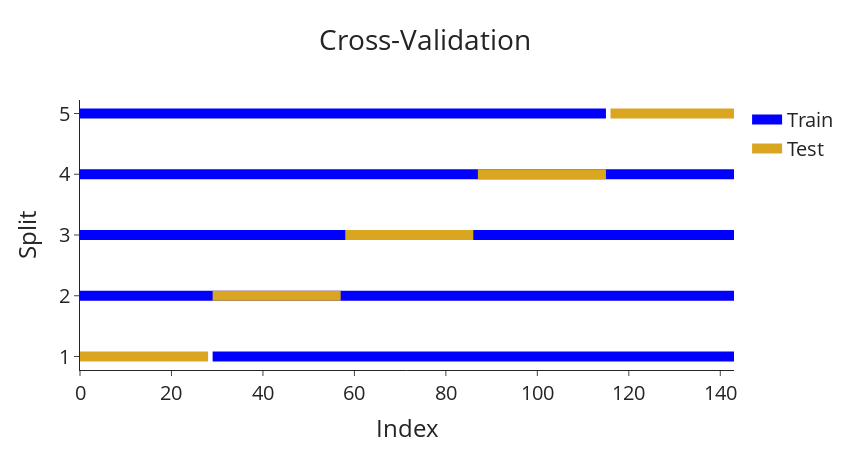

Write notebook code for a chart like this one.
### Markdown cell above
Cross-validation is a method to determine the best performing model and parameters through training and testing the model on different portions of the data. The most common and basic approach is the classic train-test split. This is where we split our data into a training set that is used to fit our model and then evaluated it on the test set.

This idea can be taken one step further by carrying out the train-test split numerous times by varying the data we train and test on. This process is cross-validation as we are using every row of data for both training and evaluation to ensure we choose the most robust model over all the possible available data.

### Code cell
# Import packages
import plotly.graph_objects as go
import pandas as pd
from sklearn.model_selection import KFold


def plot_cross_val(n_splits: int,
                   splitter_func,
                   df: pd.DataFrame,
                   title_text: str) -> None:
  
    """Function to plot the cross validation of various
    sklearn splitter objects."""

    split = 1
    plot_data = []

    for train_index, valid_index in splitter_func(n_splits=n_splits).split(df):
        plot_data.append([train_index, 'Train', f'{split}'])
        plot_data.append([valid_index, 'Test', f'{split}'])
        split += 1

    plot_df = pd.DataFrame(plot_data,
                           columns=['Index', 'Dataset', 'Split'])\
                           .explode('Index')

    fig = go.Figure()
    for _, group in plot_df.groupby('Split'):
        fig.add_trace(go.Scatter(x=group['Index'].loc[group['Dataset'] == 'Train'],
                                 y=group['Split'].loc[group['Dataset'] == 'Train'],
                                 name='Train',
                                 line=dict(color="blue", width=10)
                                 ))
        fig.add_trace(go.Scatter(x=group['Index'].loc[group['Dataset'] == 'Test'],
                                 y=group['Split'].loc[group['Dataset'] == 'Test'],
                                 name='Test',
                                 line=dict(color="goldenrod", width=10)
                                 ))

    fig.update_layout(template="simple_white", font=dict(size=20),
                      title_text=title_text, title_x=0.5, width=850,
                      height=450, xaxis_title='Index', yaxis_title='Split')

    legend_names = set()
    fig.for_each_trace(
        lambda trace:
        trace.update(showlegend=False)
        if (trace.name in legend_names) else legend_names.add(trace.name))

    return fig.show()
  
# Read in the data
data = pd.read_csv('AirPassengers.csv')
data['Month'] = pd.to_datetime(data['Month'])

# Plot the cross validation
plot_cross_val(n_splits=5,
              splitter_func=KFold,
              df=data,
              title_text='Cross-Validation')

### Figure 1 — Plotly figure (JSON) as saved in the notebook; plotly's stock layout.template omitted (floating-point values rounded to 4 significant figures)
{"data": [{"line": {"color": "blue", "width": 10}, "name": "Train", "type": "scatter", "x": [29, 30, 31, 32, 33, 34, 35, 36, 37, 38, 39, 40, 41, 42, 43, 44, 45, 46, 47, 48, 49, 50, 51, 52, 53, 54, 55, 56, 57, 58, 59, 60, 61, 62, 63, 64, 65, 66, 67, 68, 69, 70, 71, 72, 73, 74, 75, 76, 77, 78, 79, 80, 81, 82, 83, 84, 85, 86, 87, 88, 89, 90, 91, 92, 93, 94, 95, 96, 97, 98, 99, 100, 101, 102, 103, 104, 105, 106, 107, 108, 109, 110, 111, 112, 113, 114, 115, 116, 117, 118, 119, 120, 121, 122, 123, 124, 125, 126, 127, 128, 129, 130, 131, 132, 133, 134, 135, 136, 137, 138, 139, 140, 141, 142, 143], "y": ["1", "1", "1", "1", "1", "1", "1", "1", "1", "1", "1", "1", "1", "1", "1", "1", "1", "1", "1", "1", "1", "1", "1", "1", "1", "1", "1", "1", "1", "1", "1", "1", "1", "1", "1", "1", "1", "1", "1", "1", "1", "1", "1", "1", "1", "1", "1", "1", "1", "1", "1", "1", "1", "1", "1", "1", "1", "1", "1", "1", "1", "1", "1", "1", "1", "1", "1", "1", "1", "1", "1", "1", "1", "1", "1", "1", "1", "1", "1", "1", "1", "1", "1", "1", "1", "1", "1", "1", "1", "1", "1", "1", "1", "1", "1", "1", "1", "1", "1", "1", "1", "1", "1", "1", "1", "1", "1", "1", "1", "1", "1", "1", "1", "1", "1"]}, {"line": {"color": "goldenrod", "width": 10}, "name": "Test", "type": "scatter", "x": [0, 1, 2, 3, 4, 5, 6, 7, 8, 9, 10, 11, 12, 13, 14, 15, 16, 17, 18, 19, 20, 21, 22, 23, 24, 25, 26, 27, 28], "y": ["1", "1", "1", "1", "1", "1", "1", "1", "1", "1", "1", "1", "1", "1", "1", "1", "1", "1", "1", "1", "1", "1", "1", "1", "1", "1", "1", "1", "1"]}, {"line": {"color": "blue", "width": 10}, "name": "Train", "showlegend": false, "type": "scatter", "x": [0, 1, 2, 3, 4, 5, 6, 7, 8, 9, 10, 11, 12, 13, 14, 15, 16, 17, 18, 19, 20, 21, 22, 23, 24, 25, 26, 27, 28, 58, 59, 60, 61, 62, 63, 64, 65, 66, 67, 68, 69, 70, 71, 72, 73, 74, 75, 76, 77, 78, 79, 80, 81, 82, 83, 84, 85, 86, 87, 88, 89, 90, 91, 92, 93, 94, 95, 96, 97, 98, 99, 100, 101, 102, 103, 104, 105, 106, 107, 108, 109, 110, 111, 112, 113, 114, 115, 116, 117, 118, 119, 120, 121, 122, 123, 124, 125, 126, 127, 128, 129, 130, 131, 132, 133, 134, 135, 136, 137, 138, 139, 140, 141, 142, 143], "y": ["2", "2", "2", "2", "2", "2", "2", "2", "2", "2", "2", "2", "2", "2", "2", "2", "2", "2", "2", "2", "2", "2", "2", "2", "2", "2", "2", "2", "2", "2", "2", "2", "2", "2", "2", "2", "2", "2", "2", "2", "2", "2", "2", "2", "2", "2", "2", "2", "2", "2", "2", "2", "2", "2", "2", "2", "2", "2", "2", "2", "2", "2", "2", "2", "2", "2", "2", "2", "2", "2", "2", "2", "2", "2", "2", "2", "2", "2", "2", "2", "2", "2", "2", "2", "2", "2", "2", "2", "2", "2", "2", "2", "2", "2", "2", "2", "2", "2", "2", "2", "2", "2", "2", "2", "2", "2", "2", "2", "2", "2", "2", "2", "2", "2", "2"]}, {"line": {"color": "goldenrod", "width": 10}, "name": "Test", "showlegend": false, "type": "scatter", "x": [29, 30, 31, 32, 33, 34, 35, 36, 37, 38, 39, 40, 41, 42, 43, 44, 45, 46, 47, 48, 49, 50, 51, 52, 53, 54, 55, 56, 57], "y": ["2", "2", "2", "2", "2", "2", "2", "2", "2", "2", "2", "2", "2", "2", "2", "2", "2", "2", "2", "2", "2", "2", "2", "2", "2", "2", "2", "2", "2"]}, {"line": {"color": "blue", "width": 10}, "name": "Train", "showlegend": false, "type": "scatter", "x": [0, 1, 2, 3, 4, 5, 6, 7, 8, 9, 10, 11, 12, 13, 14, 15, 16, 17, 18, 19, 20, 21, 22, 23, 24, 25, 26, 27, 28, 29, 30, 31, 32, 33, 34, 35, 36, 37, 38, 39, 40, 41, 42, 43, 44, 45, 46, 47, 48, 49, 50, 51, 52, 53, 54, 55, 56, 57, 87, 88, 89, 90, 91, 92, 93, 94, 95, 96, 97, 98, 99, 100, 101, 102, 103, 104, 105, 106, 107, 108, 109, 110, 111, 112, 113, 114, 115, 116, 117, 118, 119, 120, 121, 122, 123, 124, 125, 126, 127, 128, 129, 130, 131, 132, 133, 134, 135, 136, 137, 138, 139, 140, 141, 142, 143], "y": ["3", "3", "3", "3", "3", "3", "3", "3", "3", "3", "3", "3", "3", "3", "3", "3", "3", "3", "3", "3", "3", "3", "3", "3", "3", "3", "3", "3", "3", "3", "3", "3", "3", "3", "3", "3", "3", "3", "3", "3", "3", "3", "3", "3", "3", "3", "3", "3", "3", "3", "3", "3", "3", "3", "3", "3", "3", "3", "3", "3", "3", "3", "3", "3", "3", "3", "3", "3", "3", "3", "3", "3", "3", "3", "3", "3", "3", "3", "3", "3", "3", "3", "3", "3", "3", "3", "3", "3", "3", "3", "3", "3", "3", "3", "3", "3", "3", "3", "3", "3", "3", "3", "3", "3", "3", "3", "3", "3", "3", "3", "3", "3", "3", "3", "3"]}, {"line": {"color": "goldenrod", "width": 10}, "name": "Test", "showlegend": false, "type": "scatter", "x": [58, 59, 60, 61, 62, 63, 64, 65, 66, 67, 68, 69, 70, 71, 72, 73, 74, 75, 76, 77, 78, 79, 80, 81, 82, 83, 84, 85, 86], "y": ["3", "3", "3", "3", "3", "3", "3", "3", "3", "3", "3", "3", "3", "3", "3", "3", "3", "3", "3", "3", "3", "3", "3", "3", "3", "3", "3", "3", "3"]}, {"line": {"color": "blue", "width": 10}, "name": "Train", "showlegend": false, "type": "scatter", "x": [0, 1, 2, 3, 4, 5, 6, 7, 8, 9, 10, 11, 12, 13, 14, 15, 16, 17, 18, 19, 20, 21, 22, 23, 24, 25, 26, 27, 28, 29, 30, 31, 32, 33, 34, 35, 36, 37, 38, 39, 40, 41, 42, 43, 44, 45, 46, 47, 48, 49, 50, 51, 52, 53, 54, 55, 56, 57, 58, 59, 60, 61, 62, 63, 64, 65, 66, 67, 68, 69, 70, 71, 72, 73, 74, 75, 76, 77, 78, 79, 80, 81, 82, 83, 84, 85, 86, 116, 117, 118, 119, 120, 121, 122, 123, 124, 125, 126, 127, 128, 129, 130, 131, 132, 133, 134, 135, 136, 137, 138, 139, 140, 141, 142, 143], "y": ["4", "4", "4", "4", "4", "4", "4", "4", "4", "4", "4", "4", "4", "4", "4", "4", "4", "4", "4", "4", "4", "4", "4", "4", "4", "4", "4", "4", "4", "4", "4", "4", "4", "4", "4", "4", "4", "4", "4", "4", "4", "4", "4", "4", "4", "4", "4", "4", "4", "4", "4", "4", "4", "4", "4", "4", "4", "4", "4", "4", "4", "4", "4", "4", "4", "4", "4", "4", "4", "4", "4", "4", "4", "4", "4", "4", "4", "4", "4", "4", "4", "4", "4", "4", "4", "4", "4", "4", "4", "4", "4", "4", "4", "4", "4", "4", "4", "4", "4", "4", "4", "4", "4", "4", "4", "4", "4", "4", "4", "4", "4", "4", "4", "4", "4"]}, {"line": {"color": "goldenrod", "width": 10}, "name": "Test", "showlegend": false, "type": "scatter", "x": [87, 88, 89, 90, 91, 92, 93, 94, 95, 96, 97, 98, 99, 100, 101, 102, 103, 104, 105, 106, 107, 108, 109, 110, 111, 112, 113, 114, 115], "y": ["4", "4", "4", "4", "4", "4", "4", "4", "4", "4", "4", "4", "4", "4", "4", "4", "4", "4", "4", "4", "4", "4", "4", "4", "4", "4", "4", "4", "4"]}, {"line": {"color": "blue", "width": 10}, "name": "Train", "showlegend": false, "type": "scatter", "x": [0, 1, 2, 3, 4, 5, 6, 7, 8, 9, 10, 11, 12, 13, 14, 15, 16, 17, 18, 19, 20, 21, 22, 23, 24, 25, 26, 27, 28, 29, 30, 31, 32, 33, 34, 35, 36, 37, 38, 39, 40, 41, 42, 43, 44, 45, 46, 47, 48, 49, 50, 51, 52, 53, 54, 55, 56, 57, 58, 59, 60, 61, 62, 63, 64, 65, 66, 67, 68, 69, 70, 71, 72, 73, 74, 75, 76, 77, 78, 79, 80, 81, 82, 83, 84, 85, 86, 87, 88, 89, 90, 91, 92, 93, 94, 95, 96, 97, 98, 99, 100, 101, 102, 103, 104, 105, 106, 107, 108, 109, 110, 111, 112, 113, 114, 115], "y": ["5", "5", "5", "5", "5", "5", "5", "5", "5", "5", "5", "5", "5", "5", "5", "5", "5", "5", "5", "5", "5", "5", "5", "5", "5", "5", "5", "5", "5", "5", "5", "5", "5", "5", "5", "5", "5", "5", "5", "5", "5", "5", "5", "5", "5", "5", "5", "5", "5", "5", "5", "5", "5", "5", "5", "5", "5", "5", "5", "5", "5", "5", "5", "5", "5", "5", "5", "5", "5", "5", "5", "5", "5", "5", "5", "5", "5", "5", "5", "5", "5", "5", "5", "5", "5", "5", "5", "5", "5", "5", "5", "5", "5", "5", "5", "5", "5", "5", "5", "5", "5", "5", "5", "5", "5", "5", "5", "5", "5", "5", "5", "5", "5", "5", "5", "5"]}, {"line": {"color": "goldenrod", "width": 10}, "name": "Test", "showlegend": false, "type": "scatter", "x": [116, 117, 118, 119, 120, 121, 122, 123, 124, 125, 126, 127, 128, 129, 130, 131, 132, 133, 134, 135, 136, 137, 138, 139, 140, 141, 142, 143], "y": ["5", "5", "5", "5", "5", "5", "5", "5", "5", "5", "5", "5", "5", "5", "5", "5", "5", "5", "5", "5", "5", "5", "5", "5", "5", "5", "5", "5"]}], "layout": {"font": {"size": 20}, "height": 450, "title": {"text": "Cross-Validation", "x": 0.5}, "width": 850, "xaxis": {"title": {"text": "Index"}}, "yaxis": {"title": {"text": "Split"}}}}
